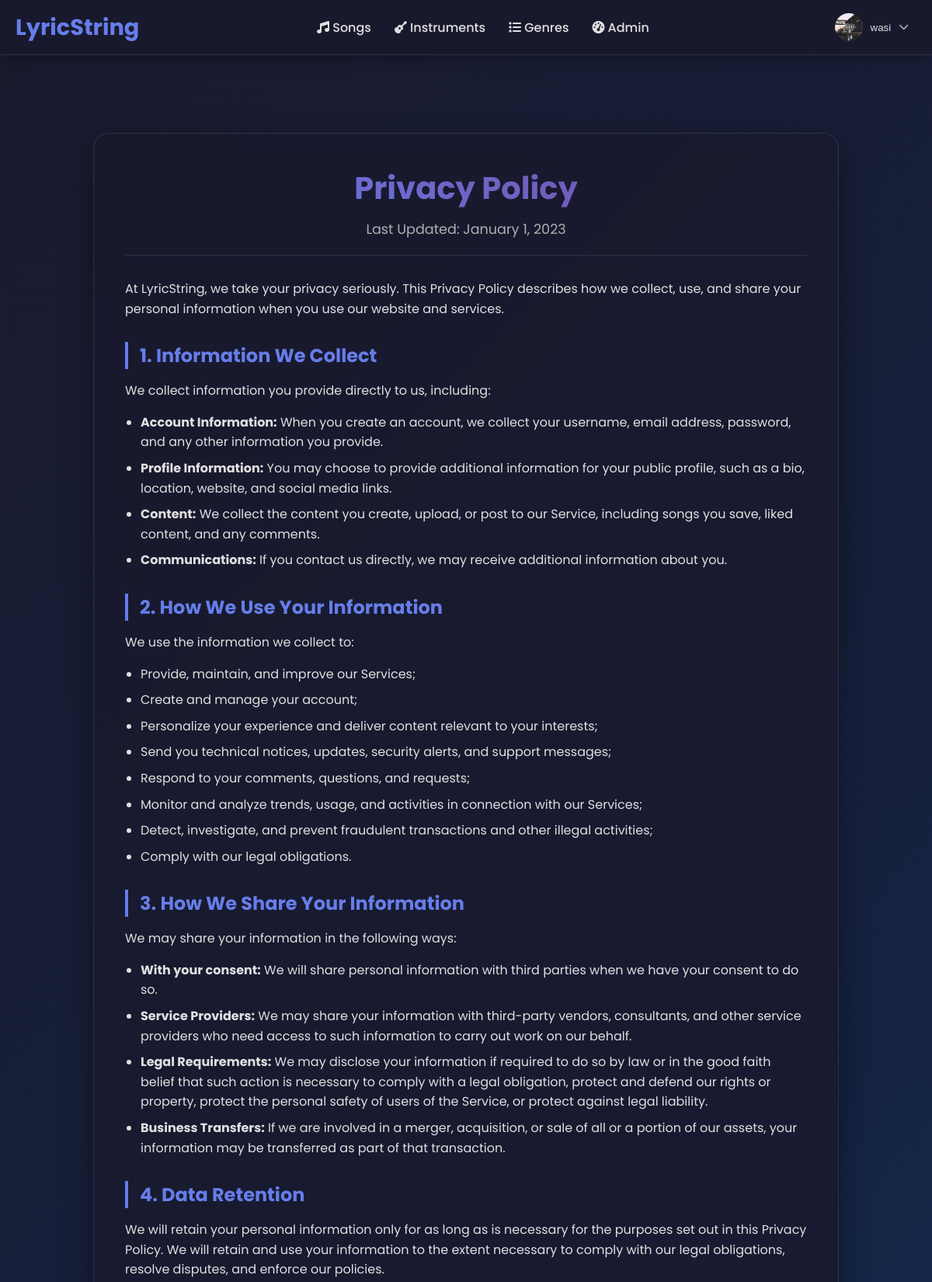
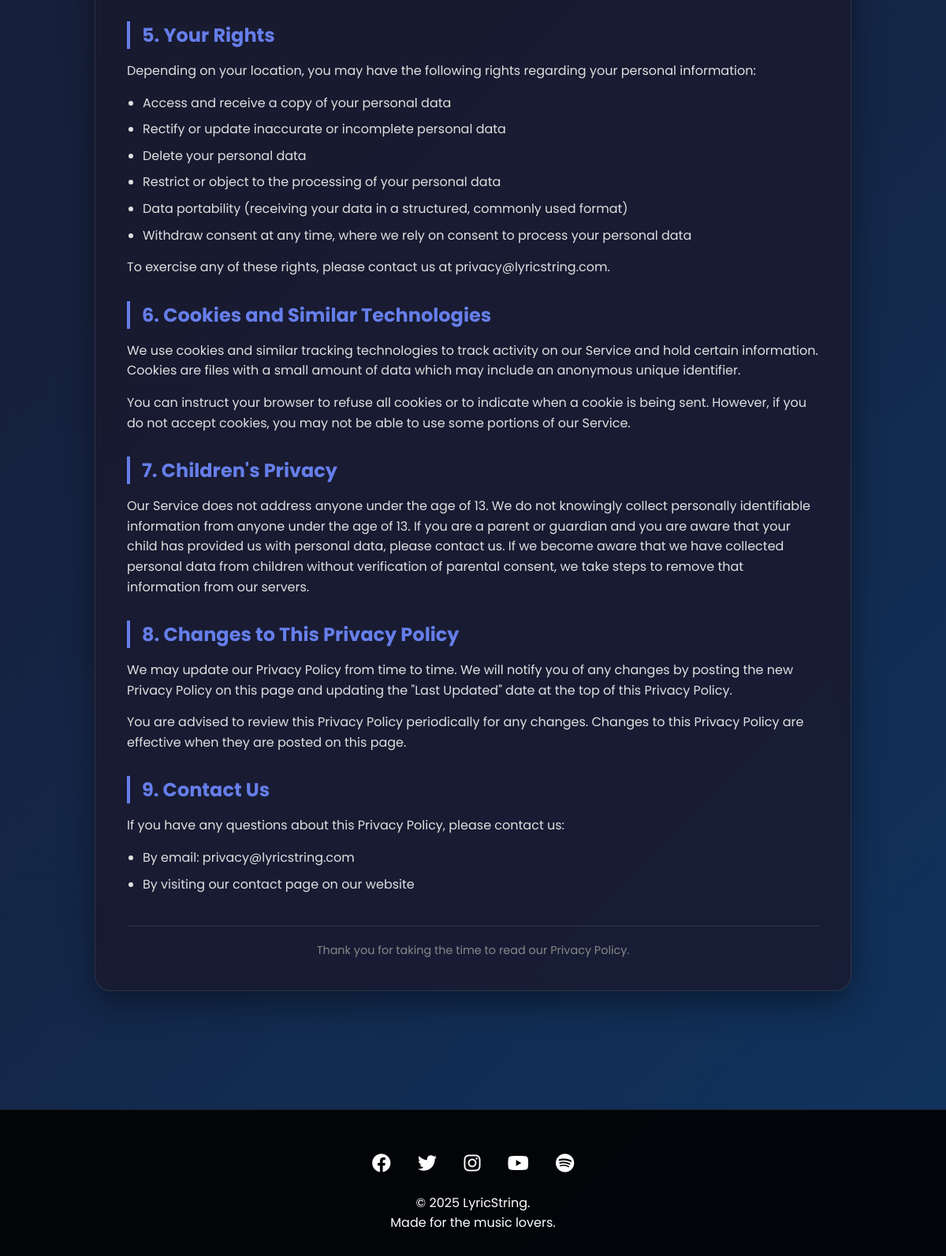
Page /privacy/ (signed in) on the committed database (2 pictures, top to bottom).
### users/models.py (models this page shows, shortened)
class CustomUser(AbstractUser):
    username = models.CharField(
        max_length=150,
        unique=True,
        help_text='Required. 150 characters or fewer. Letters, digits and @/./+/-/_ only.',
        validators=[AbstractUser.username_validator],
        error_messages={
            'unique': "A user with that username already exists.",
        },
    )
    bio = models.TextField(blank=True)
    profile_picture = models.ImageField(upload_to='profile_pics/', blank=True)
    location = models.CharField(max_length=100, blank=True)
    website = models.URLField(blank=True)
    social_media = models.CharField(max_length=100, blank=True)
    skill_level = models.CharField(max_length=20, choices=[
        ('beginner', 'Beginner'),
        ('intermediate', 'Intermediate'),
        ('advanced', 'Advanced'),
        ('professional', 'Professional')
    ], default='beginner')
    groups = models.ManyToManyField(
        'auth.Group',
        verbose_name='groups',
        blank=True,
        help_text='The groups this user belongs to. A user will get all permissions granted to each of their groups.',
        related_name="customuser_set",
        related_query_name="user",
    )
    user_permissions = models.ManyToManyField(
        'auth.Permission',
        verbose_name='user permissions',
        blank=True,
        help_text='Specific permissions for this user.',
        related_name="customuser_set",
        related_query_name="user",
    )

### users/views.py (the view)
# urls.py: path('privacy/', views.privacy_view, name='privacy'),
def privacy_view(request):
    return render(request, 'privacy.html')

### templates/privacy.html (shortened to what this page needs)
{% extends "base.html" %}
{% load static %}
{% block content %}
<div class="legal-container">
    <div class="legal-content">
        <div class="legal-header">
            <h1>Privacy Policy</h1>
            <p>Last Updated: January 1, 2023</p>
        </div>
        <div class="legal-section">
            <p>At LyricString, we take your privacy seriously. This Privacy Policy describes how we collect, use, and share your personal information when you use our website and services.</p>
        </div>
        <div class="legal-section">
            <h2>1. Information We Collect</h2>
            <p>We collect information you provide directly to us, including:</p>
            <ul>
                <li><strong>Account Information:</strong> When you create an account, we collect your username, email address, password, and any other information you provide.</li>
                <li><strong>Profile Information:</strong> You may choose to provide additional information for your public profile, such as a bio, location, website, and social media links.</li>
                <li><strong>Content:</strong> We collect the content you create, upload, or post to our Service, including songs you save, liked content, and any comments.</li>
                <li><strong>Communications:</strong> If you contact us directly, we may receive additional information about you.</li>
            </ul>
        </div>
        <div class="legal-section">
            <h2>2. How We Use Your Information</h2>
            <p>We use the information we collect to:</p>
            <ul>
                <li>Provide, maintain, and improve our Services;</li>
                <li>Create and manage your account;</li>
                <li>Personalize your experience and deliver content relevant to your interests;</li>
                <li>Send you technical notices, updates, security alerts, and support messages;</li>
                <li>Respond to your comments, questions, and requests;</li>
                <li>Monitor and analyze trends, usage, and activities in connection with our Services;</li>
                <li>Detect, investigate, and prevent fraudulent transactions and other illegal activities;</li>
                <li>Comply with our legal obligations.</li>
            </ul>
        </div>
        <div class="legal-section">
            <h2>3. How We Share Your Information</h2>
            <p>We may share your information in the following ways:</p>
            <ul>
                <li><strong>With your consent:</strong> We will share personal information with third parties when we have your consent to do so.</li>
                <li><strong>Service Providers:</strong> We may share your information with third-party vendors, consultants, and other service providers who need access to such information to carry out work on our behalf.</li>
                <li><strong>Legal Requirements:</strong> We may disclose your information if required to do so by law or in the good faith belief that such action is necessary to comply with a legal obligation, protect and defend our rights or property, protect the personal safety of users of the Service, or protect against legal liability.</li>
                <li><strong>Business Transfers:</strong> If we are involved in a merger, acquisition, or sale of all or a portion of our assets, your information may be transferred as part of that transaction.</li>
            </ul>
        </div>
        <div class="legal-section">
            <h2>4. Data Retention</h2>
            <p>We will retain your personal information only for as long as is necessary for the purposes set out in this Privacy Policy. We will retain and use your information to the extent necessary to comply with our legal obligations, resolve disputes, and enforce our policies.</p>
        </div>
        <div class="legal-section">
            <h2>5. Your Rights</h2>
            <p>Depending on your location, you may have the following rights regarding your personal information:</p>
            <ul>
                <li>Access and receive a copy of your personal data</li>
                <li>Rectify or update inaccurate or incomplete personal data</li>
                <li>Delete your personal data</li>
                <li>Restrict or object to the processing of your personal data</li>
                <li>Data portability (receiving your data in a structured, commonly used format)</li>
                <li>Withdraw consent at any time, where we rely on consent to process your personal data</li>
            </ul>
            <p>To exercise any of these rights, please contact us at privacy@lyricstring.com.</p>
        </div>
        <div class="legal-section">
            <h2>6. Cookies and Similar Technologies</h2>
            <p>We use cookies and similar tracking technologies to track activity on our Service and hold certain information. Cookies are files with a small amount of data which may include an anonymous unique identifier.</p>
            <p>You can instruct your browser to refuse all cookies or to indicate when a cookie is being sent. However, if you do not accept cookies, you may not be able to use some portions of our Service.</p>
        </div>
        <div class="legal-section">
            <h2>7. Children's Privacy</h2>
            <p>Our Service does not address anyone under the age of 13. We do not knowingly collect personally identifiable information from anyone under the age of 13. If you are a parent or guardian and you are aware that your child has provided us with personal data, please contact us. If we become aware that we have collected personal data from children without verification of parental consent, we take steps to remove that information from our servers.</p>
        </div>
        <div class="legal-section">
            <h2>8. Changes to This Privacy Policy</h2>
            <p>We may update our Privacy Policy from time to time. We will notify you of any changes by posting the new Privacy Policy on this page and updating the "Last Updated" date at the top of this Privacy Policy.</p>
            <p>You are advised to review this Privacy Policy periodically for any changes. Changes to this Privacy Policy are effective when they are posted on this page.</p>
        </div>
        <div class="legal-section">
            <h2>9. Contact Us</h2>
            <p>If you have any questions about this Privacy Policy, please contact us:</p>
            <ul>
                <li>By email: privacy@lyricstring.com</li>
                <li>By visiting our contact page on our website</li>
            </ul>
        </div>
        <div class="last-updated">
            <p>Thank you for taking the time to read our Privacy Policy.</p>
        </div>
    </div>
</div>
{% endblock %}

### templates/base.html (shortened to what this page needs)
{% load static %}
<!DOCTYPE html>
<html lang="en">
<head>
    <link rel="stylesheet" href="https://cdnjs.cloudflare.com/ajax/libs/font-awesome/6.4.0/css/all.min.css">
    <link rel="stylesheet" href="{% static 'css/styles.css' %}">
    <link rel="stylesheet" href="{% static 'css/base.css' %}">
</head>
<body>
    <header class="header">
        <nav class="nav-container">
            <a href="/" class="logo">
                LyricString
            </a>
            <ul class="nav-menu">
                <li><a href="/"><i class="fas fa-music"></i> Songs</a></li>
                <li><a href="/instruments/"><i class="fas fa-guitar"></i> Instruments</a></li>
                <li><a href="/genres/"><i class="fas fa-list"></i> Genres</a></li>
                {% if user.is_staff %}
                <li><a href="/dashboard/"><i class="fas fa-tachometer-alt"></i> Admin</a></li>
                {% endif %}
            </ul>
            <div class="user-actions">
                {% if user.is_authenticated %}
                <div class="user-profile">
                    <div class="profile-dropdown">
                        <button class="profile-btn">
                            {% if user.profile_picture %}
                            <img src="{{ user.profile_picture.url }}" alt="{{ user.username }}" class="profile-pic">
                            {% else %}
                            <div class="profile-pic default"><i class="fas fa-user"></i></div>
                            {% endif %}
                            <span class="username">{{ user.username }}</span>
                            <i class="fas fa-chevron-down dropdown-icon"></i>
                        </button>
                    </div>
                </div>
                {% else %}
                <a href="{% url 'login' %}" class="btn btn-outline">Sign in</a>
                <a href="{% url 'register' %}" class="btn btn-primary">Sign up</a>
                {% endif %}
            </div>
        </nav>
    </header>
    <main class="main-content">
        {% block content %}{% endblock %}
    </main>
    <footer class="footer">
        <div class="footer-content">
            <div class="social-links">
                <a href="#"><i class="fab fa-facebook"></i></a>
                <a href="#"><i class="fab fa-twitter"></i></a>
                <a href="#"><i class="fab fa-instagram"></i></a>
                <a href="#"><i class="fab fa-youtube"></i></a>
                <a href="#"><i class="fab fa-spotify"></i></a>
            </div>
            <p>&copy; 2025 LyricString.</p>
            <p>Made for the music lovers.</p>
        </div>
    </footer>
</body>
</html>

### static/css/styles.css (style rules this page uses)
* { margin: 0; padding: 0; box-sizing: border-box; }
body { font-family: 'Poppins', sans-serif; background: linear-gradient(135deg, #1a1a2e 0%, #16213e 50%, #0f3460 100%); min-height: 100vh; color: #e0e0e0; }
.header { background: rgba(26, 26, 46, 0.95); backdrop-filter: blur(10px); box-shadow: 0 4px 20px rgba(0,0,0,0.3); position: sticky; top: 0; z-index: 1000; border-bottom: 1px solid rgba(255, 255, 255, 0.1); }
.nav-container { max-width: 1400px; margin: 0 auto; padding: 0 20px; display: flex; justify-content: space-between; align-items: center; height: 70px; }
.logo { display: flex; align-items: center; gap: 10px; font-size: 1.8rem; font-weight: 700; color: #667eea; text-decoration: none; }
.nav-menu { display: flex; list-style: none; gap: 30px; }
.nav-menu a { text-decoration: none; color: #e0e0e0; font-weight: 500; transition: color 0.3s ease; position: relative; }
.nav-menu a::after { content: ''; position: absolute; width: 0; height: 2px; bottom: -5px; left: 0; background: linear-gradient(45deg, #667eea, #764ba2); transition: width 0.3s ease; }
.user-actions { display: flex; gap: 15px; align-items: center; }
.user-profile { position: relative; }
.profile-dropdown { position: relative; }
.profile-btn { display: flex; align-items: center; gap: 10px; background: transparent; border: none; cursor: pointer; padding: 5px 10px; border-radius: 30px; transition: all 0.3s ease; }
.profile-pic { width: 36px; height: 36px; border-radius: 50%; object-fit: cover; }
.username { font-weight: 500; color: #e0e0e0; }
.dropdown-icon { font-size: 0.8rem; color: #b0b0b0; transition: transform 0.3s ease; }
.main-content { max-width: 1400px; margin: 0 auto; padding: 40px 20px; min-height: calc(100vh - 140px); }
.footer { background: rgba(0,0,0,0.9); color: white; text-align: center; padding: 30px 0; margin-top: 50px; border-top: 1px solid rgba(255, 255, 255, 0.1); }
.footer-content { max-width: 1400px; margin: 0 auto; padding: 0 20px; }
.social-links { margin: 20px 0; }
.social-links a { color: white; font-size: 1.5rem; margin: 0 15px; transition: color 0.3s ease; }

### templates/privacy.html (style rules this page uses)
.legal-container { max-width: 1000px; margin: 40px auto; padding: 20px; }
.legal-content { background: rgba(26, 26, 46, 0.8); backdrop-filter: blur(10px); border-radius: 20px; padding: 40px; box-shadow: 0 15px 40px rgba(0,0,0,0.4); border: 1px solid rgba(255, 255, 255, 0.1); color: #e0e0e0; }
.legal-header { text-align: center; margin-bottom: 30px; padding-bottom: 20px; border-bottom: 1px solid rgba(255, 255, 255, 0.1); }
.legal-header h1 { font-size: 2.5rem; font-weight: 700; margin-bottom: 10px; background: linear-gradient(45deg, #667eea, #764ba2); -webkit-background-clip: text; -webkit-text-fill-color: transparent; background-clip: text; }
.legal-header p { color: #b0b0b0; font-size: 1.1rem; }
.legal-section { margin-bottom: 30px; }
.legal-section h2 { font-size: 1.5rem; margin-bottom: 15px; color: #667eea; border-left: 4px solid #667eea; padding-left: 15px; }
.legal-section p, .legal-section ul { margin-bottom: 15px; line-height: 1.6; }
.legal-section ul { padding-left: 20px; }
.legal-section li { margin-bottom: 8px; }
.last-updated { text-align: center; margin-top: 40px; padding-top: 20px; border-top: 1px solid rgba(255, 255, 255, 0.1); color: #888; font-size: 0.9rem; }

### rows in the picture
CustomUser: profile_picture (picture), username "wasi"
